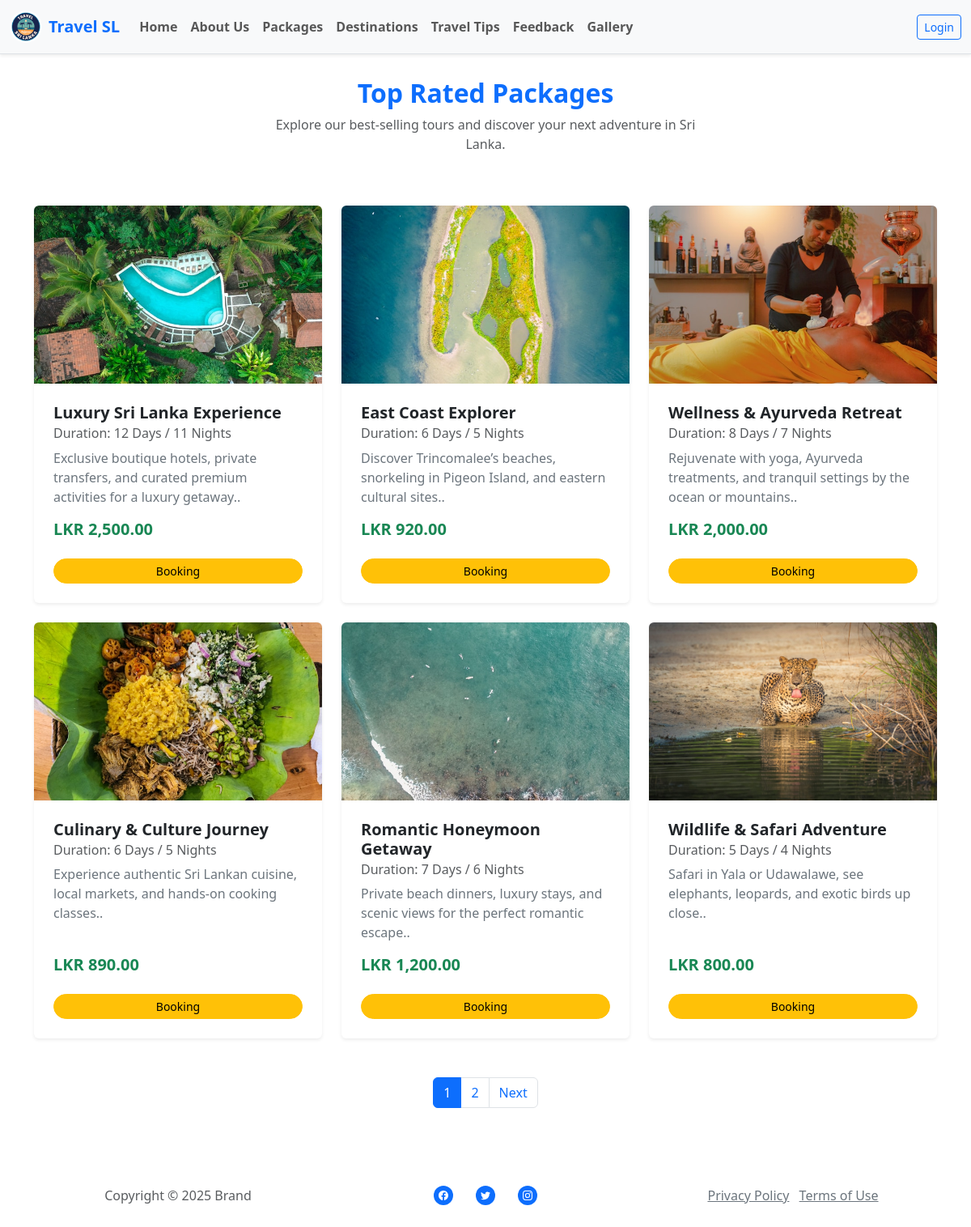
The page /index.php?controller=Package&action=index on the database its author committed.
### tables this page shows
CREATE TABLE `packages` (
  `package_id` int(11) NOT NULL,
  `title` varchar(150) NOT NULL,
  `image_path` varchar(255) NOT NULL,
  `duration` varchar(50) NOT NULL,
  `price` varchar(10) NOT NULL,
  `short_description` text DEFAULT NULL,
  `details_link` varchar(255) DEFAULT NULL,
  `status` enum('active','inactive') DEFAULT 'active',
  `created_at` timestamp NOT NULL DEFAULT current_timestamp(),
  `updated_at` timestamp NOT NULL DEFAULT current_timestamp() ON UPDATE current_timestamp()
);

### controllers/PackageController.php (called while the page is built, shortened)
<?php
require_once 'models/Pakage.php';
class PackageController extends BaseController
{
    public function index()
    {
        $pkg_Model = new Pakage();
        $limit = 6;
        $page = isset($_GET['page']) ? (int)$_GET['page'] : 1;
        $offset = ($page - 1) * $limit;
        $Get_pkg = $pkg_Model->get_pkg_paginated($limit, $offset);
        $totalPkgs = $pkg_Model->count_pkgs();
        $totalPages = ceil($totalPkgs / $limit);
        require_once 'views/header.php';
        require_once 'views/packagez/Package.php';
        require_once 'views/footer.php';
    }
}

### models/Pakage.php (called while the page is built, shortened)
<?php
require_once 'config/config.php';
class Pakage
{
    private $pdo;
    public function __construct()
    {
        global $pdo;
        $this->pdo = $pdo;
    }
    public function get_pkg_paginated($limit, $offset)
    {
        $stmt = $this->pdo->prepare("SELECT * FROM packages where status= 'active' ORDER BY package_id DESC LIMIT :limit OFFSET :offset");
        $stmt->bindValue(':limit', (int)$limit, PDO::PARAM_INT);
        $stmt->bindValue(':offset', (int)$offset, PDO::PARAM_INT);
        $stmt->execute();
        return $stmt->fetchAll(PDO::FETCH_ASSOC);
    }
    public function count_pkgs()
    {
        $stmt = $this->pdo->prepare("SELECT COUNT(*) FROM packages");
        $stmt->execute();
        return $stmt->fetchColumn();
    }
}

### views/packagez/Package.php (the view, shortened to what this page needs)
<div class="container py-5" data-aos="zoom-in-up" data-aos-delay="250">
    <div class="row mb-5">
        <div class="col-md-8 col-xl-6 text-center mx-auto">
            <h2 class="fw-bold text-primary">Top Rated Packages</h2>
            <p class="text-muted">Explore our best-selling tours and discover your next adventure in Sri Lanka.</p>
        </div>
    </div>
    <div class="row gy-4 row-cols-1 row-cols-md-2 row-cols-xl-3">
        <?php if (!empty($Get_pkg)) : ?>
            <?php foreach ($Get_pkg as $pkg) : ?>
                <div class="col">
                    <div class="card border-0 shadow-sm h-100">
                        <img class="card-img-top w-100 d-block rounded-top" loading="lazy" style="height: 220px; object-fit: cover;" src="public/img/pkgz/<?php echo htmlspecialchars($pkg['image_path']); ?>" alt="<?php echo htmlspecialchars($pkg['title']); ?>">
                        <div class="card-body d-flex flex-column p-4">
                            <h5 class="fw-bold text-dark mb-1"><?php echo htmlspecialchars($pkg['title']); ?></h5>
                            <h6 class="text-muted mb-2">Duration: <?php echo htmlspecialchars($pkg['duration']); ?></h6>
                            <p class="flex-grow-1 text-secondary"><?php echo htmlspecialchars($pkg['short_description']); ?>.</p>
                            <h5 class="fw-bold text-success">LKR <?php echo number_format($pkg['price'], 2); ?></h5>
                            <div class="mt-3">
                                <a class="btn btn-warning btn-sm rounded-pill w-100" role="button" href="index.php?controller=Booking&action=index">Booking</a>
                            </div>
                        </div>
                    </div>
                </div>
            <?php endforeach; ?>
        <?php else : ?>
            <div class="text-center">
                <h6 class="text-center">No Packages Found!</h6>
            </div>
        <?php endif; ?>
    </div>
    <?php if ($totalPages > 1): ?>
        <nav aria-label="Page navigation example" class="mt-5">
            <ul class="pagination justify-content-center">
                <?php for ($i = 1; $i <= $totalPages; $i++): ?>
                    <li class="page-item <?php echo ($i == $page) ? 'active' : ''; ?>">
                        <a class="page-link" href="index.php?controller=Package&action=index&page=<?php echo $i; ?>"><?php echo $i; ?></a>
                    </li>
                <?php endfor; ?>
                <?php if ($page < $totalPages): ?>
                    <li class="page-item">
                        <a class="page-link" href="index.php?controller=Package&action=index&page=<?php echo $page + 1; ?>">Next</a>
                    </li>
                <?php endif; ?>
            </ul>
        </nav>
    <?php endif; ?>
</div>

### index.php (shortened to what this page needs)
<?php
$controller = isset($_GET['controller']) ? ucfirst(strtolower($_GET['controller'])) : 'Home';
$action = isset($_GET['action']) ? $_GET['action'] : 'index';
$controllerFile = __DIR__ . DIRECTORY_SEPARATOR . 'controllers' . DIRECTORY_SEPARATOR . $controller . 'Controller.php';
if (file_exists($controllerFile)) {
    $controllerClass = $controller . 'Controller';
    if (class_exists($controllerClass)) {
        $controllerObject = new $controllerClass();
        if (method_exists($controllerObject, $action)) {
            $controllerObject->$action();
            exit;
        } else {
            require_once __DIR__ . '/views/404.php';
            exit;
        }
    } else {
        require_once __DIR__ . '/views/404.php';
        exit;
    }
} else {
    require_once __DIR__ . '/views/404.php';
    exit;
}

### views/header.php (shortened to what this page needs)
<html lang="en">
<head>
    <?php include 'css.php'; ?>
</head>
<body>
    <nav class="navbar navbar-expand-lg bg-body-tertiary fixed-top shadow-sm border-bottom">
        <div class="container-fluid">
            <a class="navbar-brand d-flex align-items-center gap-2" href="index.php?controller=Home&action=index">
                <img src="public/assets/img/Vintage and Retro Holiday Travel Agent Logo.png" alt="Logo" width="40" height="40" class="rounded-circle">
                <span class="fw-bold text-primary d-none d-md-inline">Travel SL</span>
            </a>
            <div class="collapse navbar-collapse" id="navbarSupportedContent">
                <ul class="navbar-nav me-auto mb-2 mb-lg-0 fw-semibold">
                    <li class="nav-item">
                        <a class="nav-link" href="index.php?controller=Home&action=index">Home</a>
                    </li>
                    <li class="nav-item">
                        <a class="nav-link" href="index.php?controller=About&action=index">About Us</a>
                    </li>
                    <li class="nav-item">
                        <a class="nav-link" href="index.php?controller=Package&action=index">Packages</a>
                    </li>
                    <li class="nav-item">
                        <a class="nav-link" href="index.php?controller=Destinations&action=index">Destinations</a>
                    </li>
                    <li class="nav-item">
                        <a class="nav-link" href="index.php?controller=Blog&action=index">Travel Tips</a>
                    </li>
                    <li class="nav-item">
                        <a class="nav-link" href="index.php?controller=Feedback&action=index">Feedback</a>
                    </li>
                    <li class="nav-item">
                        <a class="nav-link" href="index.php?controller=Gallery&action=index">Gallery</a>
                    </li>
                </ul>
                <div class="d-flex align-items-center gap-3">
                    <?php if (isset($_SESSION['user'])) { ?>
                        <a href="index.php?controller=User&action=index" class="d-flex align-items-center text-decoration-none">
                            <img src="public/img/user/<?php echo htmlspecialchars($_SESSION['user']['profile_pic']); ?>" alt="User" width="40" height="40" class="rounded-circle shadow-sm me-2 border border-2 border-primary">
                            <span class="fw-semibold text-dark d-none d-lg-inline">Hi, <?php echo htmlspecialchars($_SESSION['user']['name']); ?></span>
                        </a>
                        <form action="index.php?controller=Login&action=logout" method="POST" class="m-0">
                            <button class="btn btn-outline-danger btn-sm" type="submit" onclick="return confirm('Are you sure you want to logout?')">Logout</button>
                        </form>
                    <?php } else { ?>
                        <form action="index.php?controller=Login&action=index" method="POST" class="m-0">
                            <button class="btn btn-outline-primary btn-sm" type="submit">Login</button>
                        </form>
                    <?php } ?>
                </div>
            </div>
        </div>
    </nav>
    <br>
    <br>

### views/css.php (shortened to what this page needs)
<link rel="stylesheet" href="public/assets/bootstrap/css/bootstrap.min.css">
<link rel="stylesheet" href="public/assets/css/aos.min.css">
<link rel="stylesheet" href="public/assets/css/animate.min.css">
<link rel="stylesheet" href="public/assets/css/Articles-Cards-images.css">
<link rel="stylesheet" href="public/assets/css/Navbar-Centered-Links-icons.css">
<link rel="stylesheet" href="public/css/glightbox.min.css">
<link rel="stylesheet" href="public/css/coustom.css">
<link href="public/datatable/dataTables.bootstrap5.min.css" rel="stylesheet">
<link href="public/css/star_rating.css" rel="stylesheet">
<link rel="stylesheet" href="https://cdn.jsdelivr.net/npm/bootstrap-icons@1.13.1/font/bootstrap-icons.min.css">
<link rel="stylesheet" href="https://cdnjs.cloudflare.com/ajax/libs/flag-icon-css/6.6.6/css/flag-icons.min.css" />
<link href="https://cdn.jsdelivr.net/npm/tom-select@2.3.1/dist/css/tom-select.css" rel="stylesheet">
<link rel="stylesheet" href="https://cdnjs.cloudflare.com/ajax/libs/parsley.js/2.9.3/parsley.css" />

### views/footer.php (shortened to what this page needs)
<footer class="text-center py-4">
    <div class="container">
        <div class="row row-cols-1 row-cols-lg-3">
            <div class="col">
                <p class="text-muted my-2">Copyright&nbsp;© 2025 Brand</p>
            </div>
            <div class="col">
                <ul class="list-inline my-2">
                    <li class="list-inline-item me-4">
                        <div class="bs-icon-circle bs-icon-primary bs-icon"></div>
                    </li>
                    <li class="list-inline-item me-4">
                        <div class="bs-icon-circle bs-icon-primary bs-icon"></div>
                    </li>
                    <li class="list-inline-item">
                        <div class="bs-icon-circle bs-icon-primary bs-icon"></div>
                    </li>
                </ul>
            </div>
            <div class="col">
                <ul class="list-inline my-2">
                    <li class="list-inline-item"><a class="link-secondary" href="#">Privacy Policy</a></li>
                    <li class="list-inline-item"><a class="link-secondary" href="#">Terms of Use</a></li>
                </ul>
            </div>
        </div>
    </div>
</footer>
</body>
</html>

### public/css/star_rating.css (style rules this page uses)
:root { --gl-star-color: #fdd835; --gl-star-color-inactive: #dcdce6; --gl-star-empty: url('../img/star-empty.svg'); --gl-star-full: url('../img/star-full.svg'); --gl-star-size: 24px; --gl-tooltip-background: rgba(17,17,17, .9); --gl-tooltip-border-radius: 4px; --gl-tooltip-color: #fff; --gl-tooltip-font-size: 0.875rem; --gl-tooltip-font-weight: 400; --gl-tooltip-line-height: 1; --gl-tooltip-margin: 12px; --gl-tooltip-padding: .5em 1em; }

### rows shown on the page
packages: image_path (picture), title "Luxury Sri Lanka Experience", duration "12 Days / 11 Nights", short_description "Exclusive boutique hotels, private transfers, and curated premium activities for a luxury getaway.", price "2,500.00"
packages: image_path (picture), title "East Coast Explorer", duration "6 Days / 5 Nights", short_description "Discover Trincomalee’s beaches, snorkeling in Pigeon Island, and eastern cultural sites.", price "920.00"
packages: image_path (picture), title "Wellness & Ayurveda Retreat", duration "8 Days / 7 Nights", short_description "Rejuvenate with yoga, Ayurveda treatments, and tranquil settings by the ocean or mountains.", price "2,000.00"
packages: image_path (picture), title "Culinary & Culture Journey", duration "6 Days / 5 Nights", short_description "Experience authentic Sri Lankan cuisine, local markets, and hands-on cooking classes.", price "890.00"
packages: image_path (picture), title "Romantic Honeymoon Getaway", duration "7 Days / 6 Nights", short_description "Private beach dinners, luxury stays, and scenic views for the perfect romantic escape.", price "1,200.00"
packages: image_path (picture), title "Wildlife & Safari Adventure", duration "5 Days / 4 Nights", short_description "Safari in Yala or Udawalawe, see elephants, leopards, and exotic birds up close.", price "800.00"
